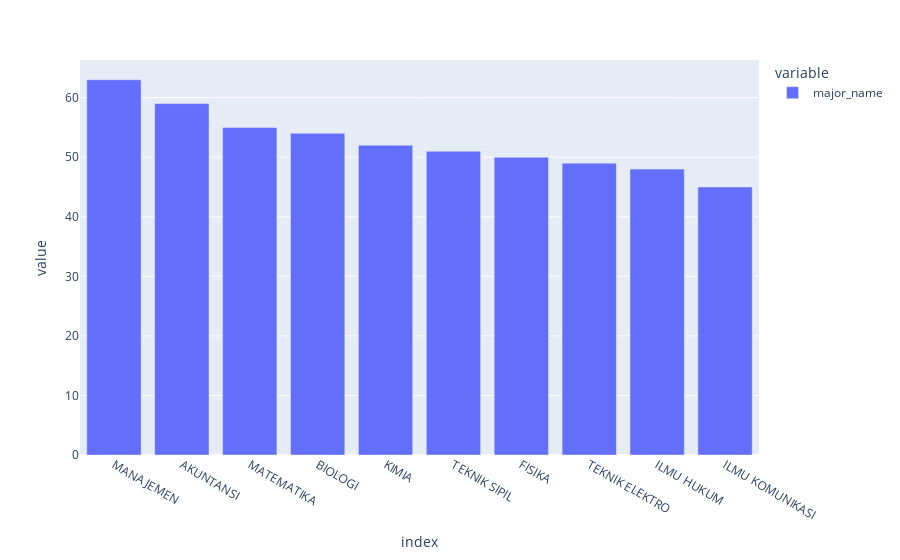

The notebook cell this image was saved under:
### Code cell
fig = px.bar(majors_count)
fig.show()

### Figure 1 — Plotly figure (JSON) as saved in the notebook; plotly's stock layout.template omitted (floating-point values rounded to 4 significant figures)
{"data": [{"alignmentgroup": "True", "hovertemplate": "variable=major_name<br>index=%{x}<br>value=%{y}<extra></extra>", "legendgroup": "major_name", "marker": {"color": "#636efa", "pattern": {"shape": ""}}, "name": "major_name", "offsetgroup": "major_name", "orientation": "v", "showlegend": true, "textposition": "auto", "type": "bar", "x": ["MANAJEMEN", "AKUNTANSI", "MATEMATIKA", "BIOLOGI", "KIMIA", "TEKNIK SIPIL", "FISIKA", "TEKNIK ELEKTRO", "ILMU HUKUM", "ILMU KOMUNIKASI"], "xaxis": "x", "y": [63, 59, 55, 54, 52, 51, 50, 49, 48, 45], "yaxis": "y"}], "layout": {"barmode": "relative", "legend": {"title": {"text": "variable"}, "tracegroupgap": 0}, "margin": {"t": 60}, "xaxis": {"anchor": "y", "domain": [0, 1], "title": {"text": "index"}}, "yaxis": {"anchor": "x", "domain": [0, 1], "title": {"text": "value"}}}}
